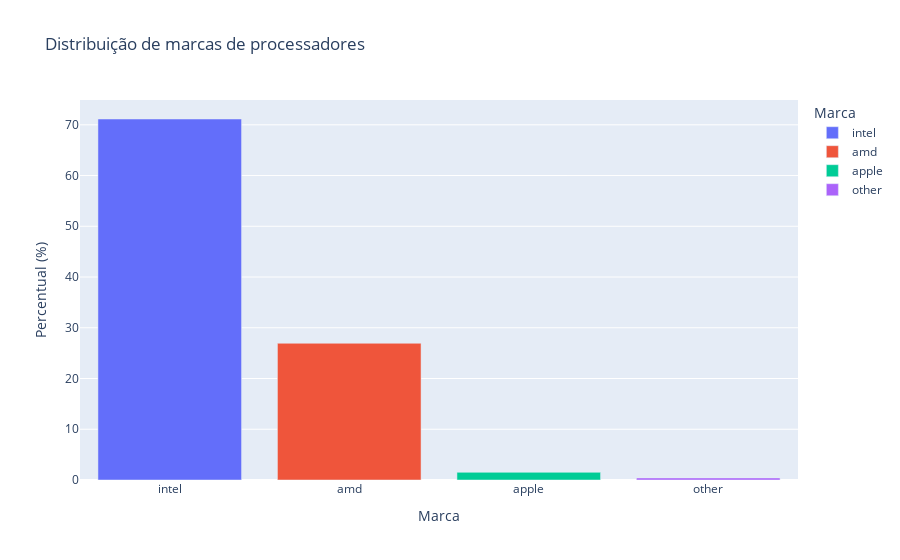

Notebook source saved alongside this figure:
### Code cell
# Distribuição da variavel processor_brand
percentual_processor_brand = df_laptops.value_counts('processor_brand') / len(df_laptops) * 100
px.bar(percentual_processor_brand, title='Distribuição de marcas de processadores', color=percentual_processor_brand.index, labels={'value': 'Percentual (%)', 'processor_brand': 'Marca'})

### Figure 1 — Plotly figure (JSON) as saved in the notebook; plotly's stock layout.template omitted (floating-point values rounded to 4 significant figures)
{"data": [{"alignmentgroup": "True", "hovertemplate": "Marca=%{x}<br>Percentual (%)=%{y}<extra></extra>", "legendgroup": "intel", "marker": {"color": "#636efa", "pattern": {"shape": ""}}, "name": "intel", "offsetgroup": "intel", "orientation": "v", "showlegend": true, "textposition": "auto", "type": "bar", "x": ["intel"], "xaxis": "x", "y": [71.14], "yaxis": "y"}, {"alignmentgroup": "True", "hovertemplate": "Marca=%{x}<br>Percentual (%)=%{y}<extra></extra>", "legendgroup": "amd", "marker": {"color": "#EF553B", "pattern": {"shape": ""}}, "name": "amd", "offsetgroup": "amd", "orientation": "v", "showlegend": true, "textposition": "auto", "type": "bar", "x": ["amd"], "xaxis": "x", "y": [26.94], "yaxis": "y"}, {"alignmentgroup": "True", "hovertemplate": "Marca=%{x}<br>Percentual (%)=%{y}<extra></extra>", "legendgroup": "apple", "marker": {"color": "#00cc96", "pattern": {"shape": ""}}, "name": "apple", "offsetgroup": "apple", "orientation": "v", "showlegend": true, "textposition": "auto", "type": "bar", "x": ["apple"], "xaxis": "x", "y": [1.514], "yaxis": "y"}, {"alignmentgroup": "True", "hovertemplate": "Marca=%{x}<br>Percentual (%)=%{y}<extra></extra>", "legendgroup": "other", "marker": {"color": "#ab63fa", "pattern": {"shape": ""}}, "name": "other", "offsetgroup": "other", "orientation": "v", "showlegend": true, "textposition": "auto", "type": "bar", "x": ["other"], "xaxis": "x", "y": [0.4036], "yaxis": "y"}], "layout": {"barmode": "relative", "legend": {"title": {"text": "Marca"}, "tracegroupgap": 0}, "title": {"text": "Distribuição de marcas de processadores"}, "xaxis": {"anchor": "y", "categoryarray": ["intel", "amd", "apple", "other"], "categoryorder": "array", "domain": [0, 1], "title": {"text": "Marca"}}, "yaxis": {"anchor": "x", "domain": [0, 1], "title": {"text": "Percentual (%)"}}}}
